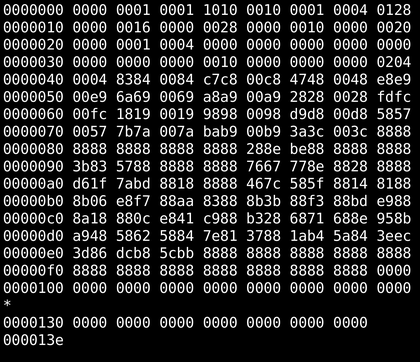
%> input picture TP3/binary.png, 420 x 362 px, shrunk from 2000 x 1724 before the run
$ octave testdil.m   (GNU Octave 9; MATLAB toolbox functions it lacks are replaced by stand-ins)
%> lines starting %> are read from the running program, lines starting %| are printed output that depends on the picture; in (x1, y1, x2, y2) boxes, pixels count from 0 and x2, y2 are one past the last pixel; in counts of white or black regions, pixels touching at a corner belong together; the program's own positions count from 1
### TP3/imdil.m
function pic =imdil(im,elem)
    [l,c]=size(im);
    [le,ce]=size(elem);
    u=floor(le/2);
    v=floor(ce/2);
    A=zeros(l);
    elem=rot90(rot90(elem));

     for i=1+u:l-u
         for j=1+v:c-v
             win=im(i-u:i+u,j-v:j+v);
             if(any(win(logical(elem))))
             A(i,j)=1;
             end
         end
     end

 pic=uint8(A);
end

### TP3/testdil.m
clear
clc
ima=imread('binary.png');
%> ima is the input picture: size 362x420x3 uint8; min 0, max 255, mean 42
imab=im2bw(ima);
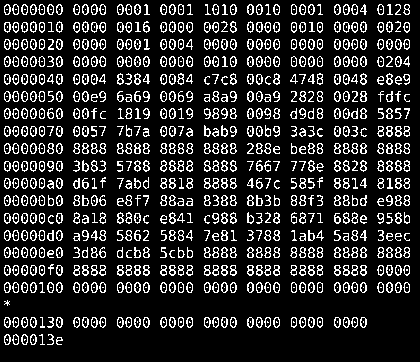
%> imab: size 362x420 logical; 16.2% white in thin lines or dots
elem=[0 0 1;1 1 1;0 0 1];
im=imdil(imab,elem);
%> after the loop in imdil, `for i=1+u:l-u`:
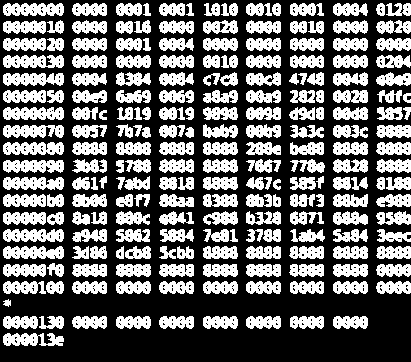
%> A: size 362x411 double; values 0 (black) and 1 (white), 40.1% white; 213 white regions, largest, box (x1, y1, x2, y2) and area: (3, 107, 64, 120) 628, (3, 3, 64, 16) 625, (3, 142, 64, 155) 624
subplot(1,2,1);imshow(imab);
subplot(1,2,2);imshow(im);
